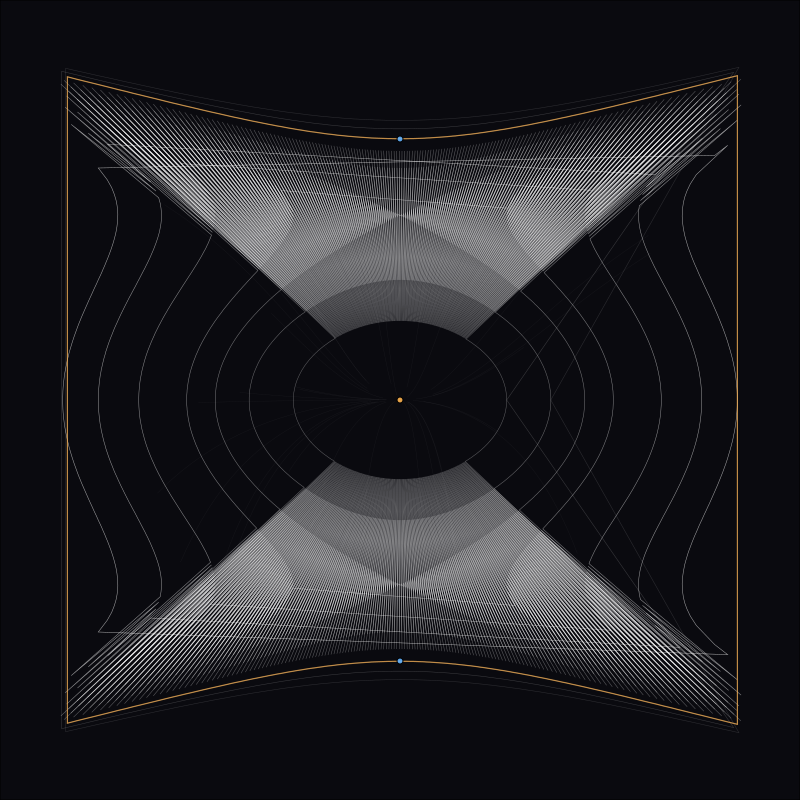

Reproduce this figure in Python.
"""Morse function contour — the landscape as resolvent.

f(x,y) = x^2/4 + y^2/2 - y^4/12
Two minima (the grounding), one saddle (the separatrix), one max (the pull).
Contour lines as level sets, separatrix highlighted.
"""
import numpy as np

def morse(x, y):
    """Standard Morse polynomial: two wells separated by a saddle."""
    return x**2 / 4 + y**2 / 2 - y**4 / 12

def morse_grad(x, y):
    """Gradient of the Morse function."""
    fx = x / 2
    fy = y - y**2 / 3
    return fx, fy

# Grid — asymmetric in y to capture the quartic
Y = np.linspace(-3.2, 3.2, 800)
X = np.linspace(-3.2, 3.2, 800)
X, Y = np.meshgrid(X, Y)
Z = morse(X, Y)

# Critical points
# Minima: (0, ±sqrt(6)) ≈ (0, ±2.449)
# Saddle: (0, 0)
# Max: excluded at boundary of quartic well

# Save as numpy for Python image generation
np.savez('morse-contour-data', X=X, Y=Y, Z=Z)

# Also write SVG — no matplotlib dependency needed
# Use a smaller grid for SVG readability
def sample_z(z, cx, cy, n=200):
    """Sample Z on an n×n grid."""
    y = np.linspace(-3.2, 3.2, n)
    x = np.linspace(-3.2, 3.2, n)
    xx, yy = np.meshgrid(x, y)
    zz = morse(xx, yy)
    return xx, yy, zz

# Generate SVG directly using contour marching (simplified: just draw isoclines)
# For clean output, sample radial lines from origin and find where f(x,y) = c
def isocline_z(c, n_angles=600):
    """Find isocline: points where f(x,y) = c along radial lines."""
    angles = np.linspace(0, 2*np.pi, n_angles)
    points = []
    for a in angles:
        # Parametric: x = r*cos(a), y = r*sin(a)
        # f(r,a) = (r²cos²a)/4 + (r²sin²a)/2 - (r⁴sin⁴a)/12 = c
        # Solve numerically for r
        cos_a = np.cos(a)
        sin_a = np.sin(a)
        # Quadratic in r²: (cos²a/4)·t + (sin²a/2)·t - (sin⁴a/12)·t² = c
        # where t = r²
        a2 = sin_a**4 / 12
        a1 = cos_a**2 / 4 + sin_a**2 / 2
        a0 = -c
        # Solve -a2·t² + a1·t + a0 = 0
        disc = a1**2 + 4*a2*a0
        if disc < 0:
            continue
        t1 = (a1 + np.sqrt(disc)) / (2*a2) if a2 > 1e-12 else a0/a1
        t2 = (a1 - np.sqrt(disc)) / (2*a2) if a2 > 1e-12 else a0/(-a1)
        for t in (t1, t2):
            if t > 0:
                r = np.sqrt(t)
                px, py = r*cos_a, r*sin_a
                if -3.2 < px < 3.2 and -3.2 < py < 3.2:
                    points.append((px, py))
    return points

# SVG canvas
W, H = 800, 800
cx, cy = W/2, H/2
scale = W / 7.5  # range is [-3.2, 3.2]

def to_svg(x, y):
    return f"{cx + x*scale:.1f},{cy - y*scale:.1f}"

svg = f'<svg xmlns="http://www.w3.org/2000/svg" viewBox="0 0 {W} {H}" ' \
      f'width="{W}" height="{H}" fill="none" stroke="currentColor">\n'
svg += f'<rect width="{W}" height="{H}" fill="#0a0a0f" />\n'

# Draw isoclines for several levels
levels = [-0.5, -0.25, 0, 0.25, 0.5, 0.75, 1.0, 1.5, 2.0, 2.5]
opacities = [0.15, 0.2, 0.3, 0.35, 0.4, 0.45, 0.5, 0.55, 0.6, 0.65]

for c, op in zip(levels, opacities):
    pts = isocline_z(c)
    if len(pts) < 3:
        continue
    path = "M" + "L".join(to_svg(p[0], p[1]) for p in pts) + "Z"
    svg += f'<path d="{path}" stroke="rgba(255,255,255,{op:.2f})" stroke-width="0.5"/>\n'

# Separatrix: f(x,y) = 0 through the saddle
sep = isocline_z(0)
if len(sep) > 2:
    # Only draw the "figure-8" part near the saddle
    path = "M" + "L".join(to_svg(p[0], p[1]) for p in sep) + "Z"
    svg += f'<path d="{path}" stroke="rgba(255,180,80,0.7)" stroke-width="1.2"/>\n'

# Mark critical points
# Minima
for yp in [np.sqrt(6), -np.sqrt(6)]:
    svg += f'<circle cx="{cx:.0f}" cy="{cy - yp*scale:.0f}" r="3" fill="rgba(100,180,255,0.9)"/>\n'

# Saddle
svg += f'<circle cx="{cx:.0f}" cy="{cy:.0f}" r="3" fill="rgba(255,180,80,0.9)"/>\n'

# Gradient flow lines (short, from random start points)
np.random.seed(42)
for _ in range(30):
    x0 = np.random.uniform(-2.5, 2.5)
    y0 = np.random.uniform(-2.5, 2.5)
    x, y = [x0], [y0]
    for _ in range(80):
        fx, fy = morse_grad(x[-1], y[-1])
        step = 0.05
        xn = x[-1] - step * fx  # gradient DESCENT (flow to minima)
        yn = y[-1] - step * fy
        if abs(xn) > 3.5 or abs(yn) > 3.5:
            break
        # Check if we hit a critical point
        if morse(xn, yn) > 3.0:
            break
        x.append(xn)
        y.append(yn)
    if len(x) > 3:
        path = "M" + "L".join(to_svg(px, py) for px, py in zip(x, y))
        svg += f'<path d="{path}" stroke="rgba(255,255,255,0.06)" stroke-width="0.3"/>\n'

svg += '</svg>\n'

with open('morse-contour.svg', 'w') as f:
    f.write(svg)

print("SVG written: morse-contour.svg")
print(f"Grid: {X.shape}, Levels: {len(levels)}")
